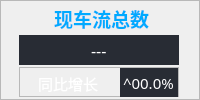
            <widget class="QFrame" name="totalNum_2">
             <property name="minimumSize">
              <size>
               <width>200</width>
               <height>100</height>
              </size>
             </property>
             <property name="maximumSize">
              <size>
               <width>200</width>
               <height>200</height>
              </size>
             </property>
             <property name="frameShape">
              <enum>QFrame::StyledPanel</enum>
             </property>
             <property name="frameShadow">
              <enum>QFrame::Raised</enum>
             </property>
             <layout class="QGridLayout" name="gridLayout_3">
              <property name="leftMargin">
               <number>0</number>
              </property>
              <property name="topMargin">
               <number>0</number>
              </property>
              <property name="rightMargin">
               <number>1</number>
              </property>
              <property name="bottomMargin">
               <number>0</number>
              </property>
              <property name="spacing">
               <number>0</number>
              </property>
              <item row="0" column="0">
               <widget class="QLabel" name="label_totalNum_2">
                <property name="maximumSize">
                 <size>
                  <width>160</width>
                  <height>30</height>
                 </size>
                </property>
                <property name="font">
                 <font>
                  <family>Microsoft YaHei UI</family>
                  <pointsize>14</pointsize>
                  <weight>75</weight>
                  <bold>true</bold>
                 </font>
                </property>
                <property name="styleSheet">
                 <string notr="true">color: rgb(0, 170, 255);</string>
                </property>
                <property name="text">
                 <string> 现车流总数</string>
                </property>
                <property name="alignment">
                 <set>Qt::AlignCenter</set>
                </property>
               </widget>
              </item>
              <item row="3" column="0">
               <widget class="QFrame" name="totalUp_2">
                <property name="minimumSize">
                 <size>
                  <width>100</width>
                  <height>30</height>
                 </size>
                </property>
                <property name="maximumSize">
                 <size>
                  <width>160</width>
                  <height>30</height>
                 </size>
                </property>
                <property name="font">
                 <font>
                  <family>Agency FB</family>
                  <pointsize>9</pointsize>
                 </font>
                </property>
                <property name="frameShape">
                 <enum>QFrame::StyledPanel</enum>
                </property>
                <property name="frameShadow">
                 <enum>QFrame::Raised</enum>
                </property>
                <layout class="QHBoxLayout" name="horizontalLayout_6" stretch="1,1">
                 <property name="spacing">
                  <number>0</number>
                 </property>
                 <property name="leftMargin">
                  <number>0</number>
                 </property>
                 <property name="topMargin">
                  <number>0</number>
                 </property>
                 <property name="rightMargin">
                  <number>0</number>
                 </property>
                 <property name="bottomMargin">
                  <number>0</number>
                 </property>
                 <item>
                  <widget class="QLabel" name="label_totalUp_2">
                   <property name="sizePolicy">
                    <sizepolicy hsizetype="Fixed" vsizetype="Fixed">
                     <horstretch>0</horstretch>
                     <verstretch>0</verstretch>
                    </sizepolicy>
                   </property>
                   <property name="minimumSize">
                    <size>
                     <width>100</width>
                     <height>30</height>
                    </size>
                   </property>
                   <property name="maximumSize">
                    <size>
                     <width>100</width>
                     <height>30</height>
                    </size>
                   </property>
                   <property name="font">
                    <font>
                     <pointsize>11</pointsize>
                    </font>
                   </property>
                   <property name="styleSheet">
                    <string notr="true">color: rgb(255, 255, 255);</string>
                   </property>
                   <property name="text">
                    <string>同比增长 </string>
                   </property>
                   <property name="alignment">
                    <set>Qt::AlignCenter</set>
                   </property>
                  </widget>
                 </item>
                 <item>
                  <widget class="QLineEdit" name="lineEdit_totalUp_2">
                   <property name="minimumSize">
                    <size>
                     <width>40</width>
                     <height>30</height>
                    </size>
                   </property>
                   <property name="maximumSize">
                    <size>
                     <width>60</width>
                     <height>30</height>
                    </size>
                   </property>
                   <property name="font">
                    <font>
                     <family>Agency FB</family>
                     <pointsize>11</pointsize>
                    </font>
                   </property>
                   <property name="styleSheet">
                    <string notr="true">color: rgb(255, 255, 255);
background-color: rgb(40, 44, 52);
border-width:0;border-style:outset</string>
                   </property>
                   <property name="text">
                    <string>^00.0%</string>
                   </property>
                   <property name="alignment">
                    <set>Qt::AlignCenter</set>
                   </property>
                  </widget>
                 </item>
                </layout>
               </widget>
              </item>
              <item row="2" column="0">
               <widget class="QLineEdit" name="totalNumber_2">
                <property name="sizePolicy">
                 <sizepolicy hsizetype="Preferred" vsizetype="Fixed">
                  <horstretch>0</horstretch>
                  <verstretch>0</verstretch>
                 </sizepolicy>
                </property>
                <property name="minimumSize">
                 <size>
                  <width>0</width>
                  <height>30</height>
                 </size>
                </property>
                <property name="maximumSize">
                 <size>
                  <width>160</width>
                  <height>30</height>
                 </size>
                </property>
                <property name="font">
                 <font>
                  <family>Agency FB</family>
                  <pointsize>12</pointsize>
                 </font>
                </property>
                <property name="styleSheet">
                 <string notr="true">color: rgb(255, 255, 255);
background-color: rgb(40, 44, 52);
border-width:0;border-style:outset</string>
                </property>
                <property name="text">
                 <string>---</string>
                </property>
                <property name="alignment">
                 <set>Qt::AlignCenter</set>
                </property>
               </widget>
              </item>
             </layout>
            </widget>
